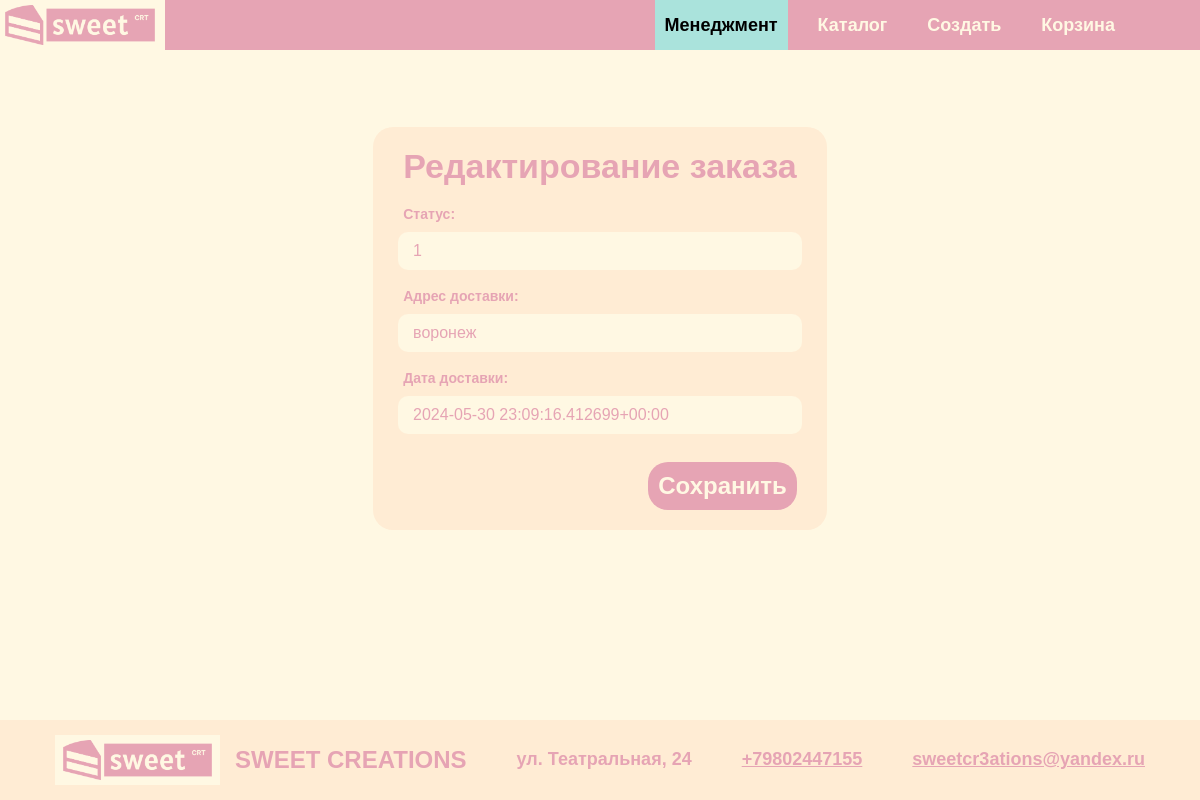
Before: /staff/orders/edit/3/ (signed in) with the older database file.
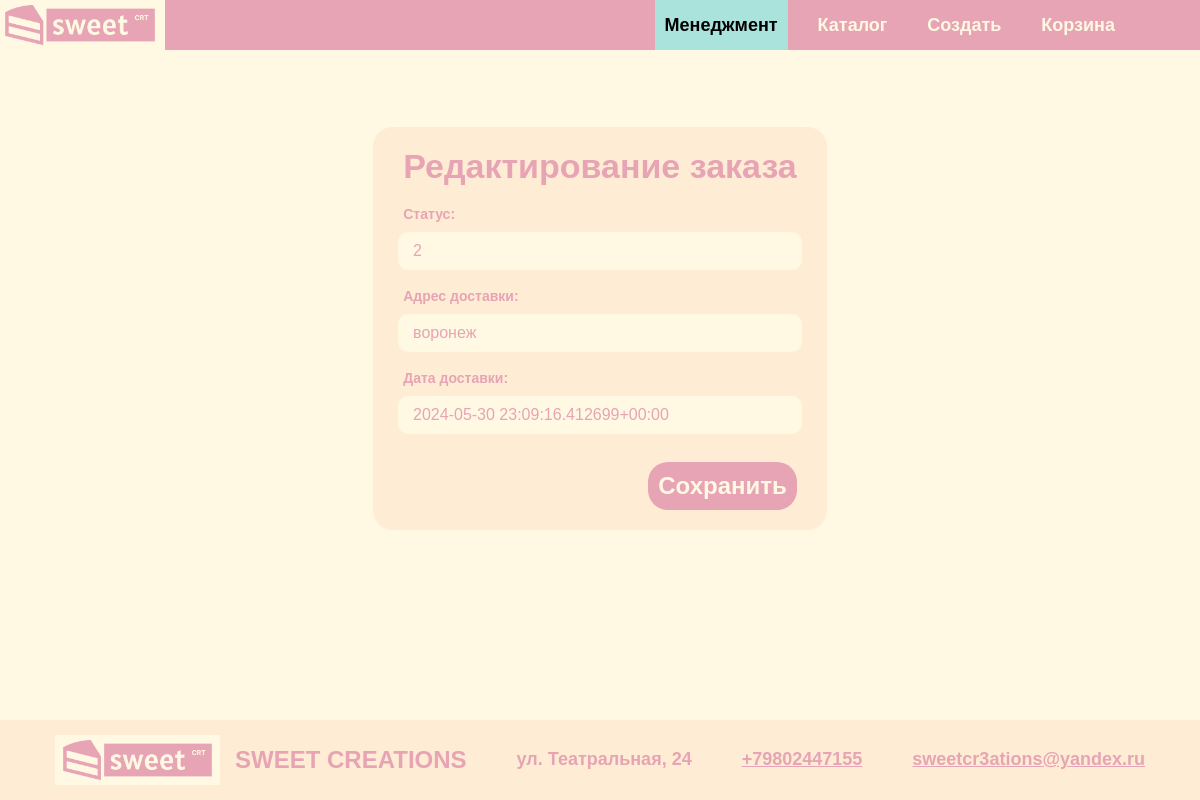
After: the same page with the newer database file.
### main/models.py (models this page shows)
class Order(models.Model):
    order_id = models.AutoField(db_column='order_ID', primary_key=True)
    date = models.TextField()
    delivery_date = models.TextField()
    price = models.FloatField()
    delivery_address = models.TextField()
    status = models.TextField()
    user = models.ForeignKey('User', models.DO_NOTHING, db_column='user_ID', null=True, blank=True)
    class Meta:
        db_table = 'Order'

### main/views.py (the view)
# urls.py: path('staff/orders/edit/<int:order_id>/', edit_order, name='edit_order'),
@login_required
@user_passes_test(staff_required)
def edit_order(request, order_id):
    order = get_object_or_404(Order, pk=order_id)
    if request.method == 'POST':
        order.status = request.POST.get('status', order.status)
        order.delivery_address = request.POST.get('delivery_address', order.delivery_address)
        order.delivery_date = request.POST.get('delivery_date', order.delivery_date)
        order.save()
        return redirect('manage_orders')
    return render(request, 'staff/edit_order.html', {'order': order})

### main/views.py (called while the page is built)
def staff_required(user):
    return user.is_staff

### main/templates/staff/edit_order.html (shortened to what this page needs)
{% extends 'main/base.html' %}
{% load static %}
{% block content %}
<h2>Edit Order</h2>
<form method="post" class="delivery-form">
     <h2 class="delivery-heading">Редактирование заказа</h2>
    <label for="status" class="atributes-label">Статус:</label>
    <input type="text" id="status" name="status" value="{{ order.status }}" class="input-field manage"><br>
    <label for="delivery_address" class="atributes-label">Адрес доставки:</label>
    <input type="text" id="delivery_address" name="delivery_address" value="{{ order.delivery_address }}" class="input-field manage"><br>
    <label for="delivery_date" class="atributes-label">Дата доставки:</label>
    <input type="text" id="delivery_date" name="delivery_date" value="{{ order.delivery_date }}" class="input-field manage"><br>
    <button type="submit" class="save-changes-button">Сохранить</button>
</form>
{% endblock %}

Changed rows visible on the page:
changed Order "воронеж": status "1" → "2"
